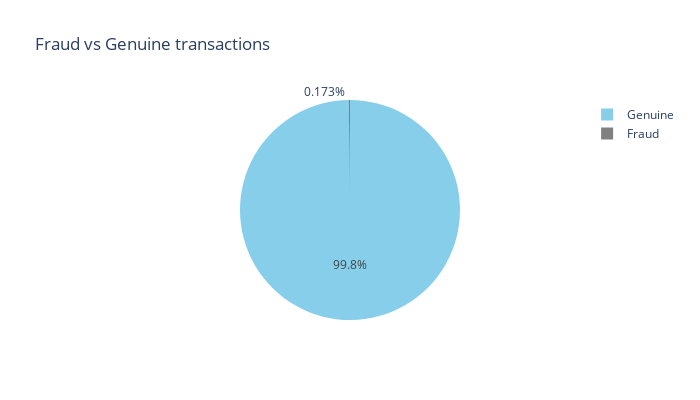

This figure's notebook cell:
### Markdown cell above
### Explore Data

### Code cell
labels=["Genuine","Fraud"]
fraud_or_not = df["Class"].value_counts()
fig = px.pie(values=fraud_or_not, names=labels , width=700, height=400, color_discrete_sequence=["skyblue","gray"]
             ,title="Fraud vs Genuine transactions")
fig.show()

### Figure 1 — Plotly figure (JSON) as saved in the notebook; plotly's stock layout.template omitted (floating-point values rounded to 4 significant figures)
{"data": [{"domain": {"x": [0, 1], "y": [0, 1]}, "hovertemplate": "label=%{label}<br>value=%{value}<extra></extra>", "labels": ["Genuine", "Fraud"], "legendgroup": "", "name": "", "showlegend": true, "type": "pie", "values": [284315, 492]}], "layout": {"height": 400, "legend": {"tracegroupgap": 0}, "piecolorway": ["skyblue", "gray"], "title": {"text": "Fraud vs Genuine transactions"}, "width": 700}}
